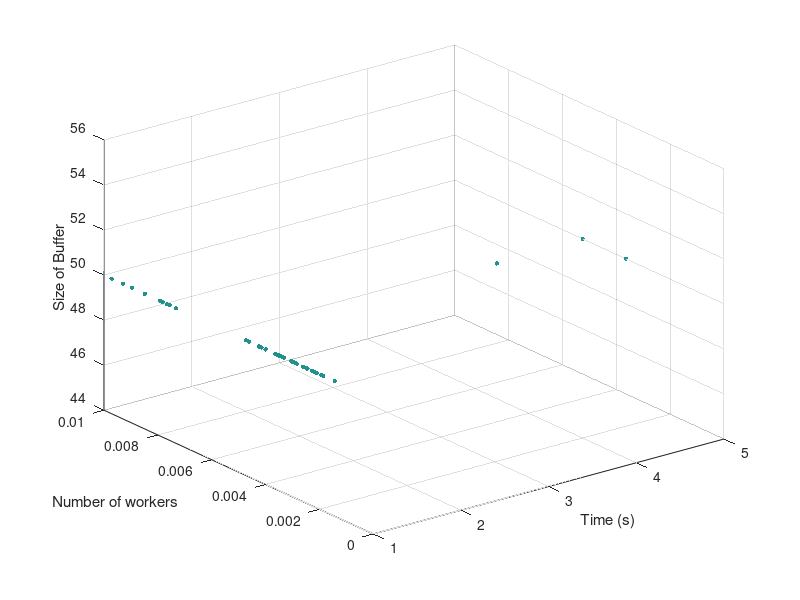
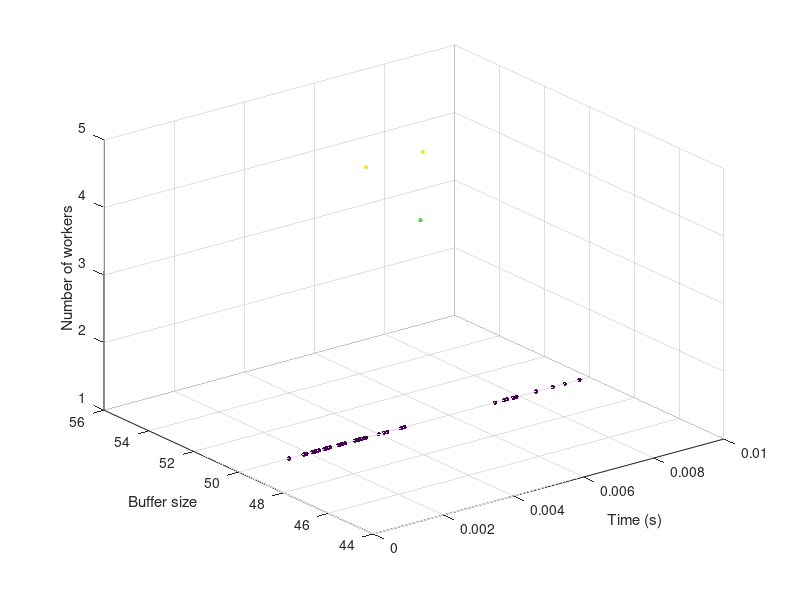
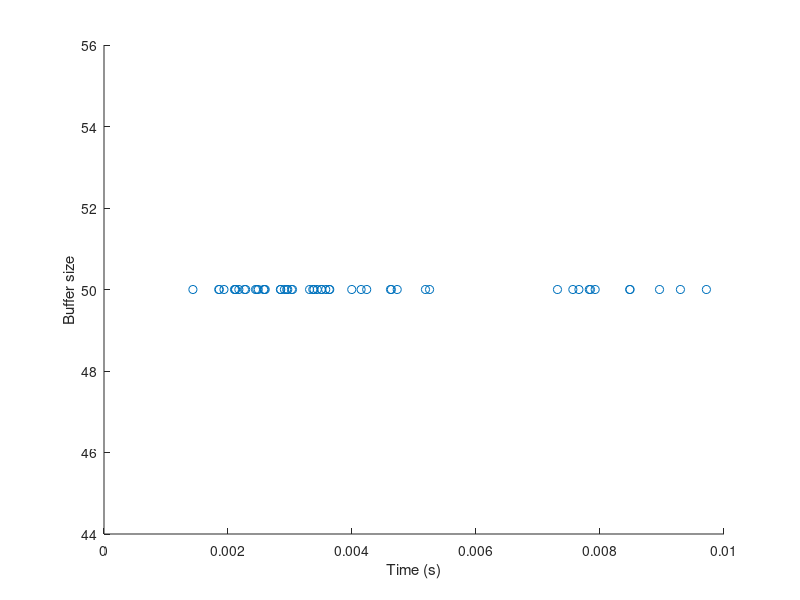

Source code (MATLAB) for these figures, in order:
stats = load('client_stats.dat');

buffersize = sortrows(stats, [2 4]);
workers = sortrows(stats, [3 4]);
time = sortrows(stats, 4);

figure(1)
scatter3(workers(:,3), workers(:,4), workers(:,2), 10, workers(:,2), 'filled');
xlabel('Time (s)');
ylabel('Number of workers');
zlabel('Size of Buffer');

saveas( gcf(), 'workers_vs_time_vs_bufsize.png', 'png');

figure(2)
scatter3(buffersize(:,4), buffersize(:,2), buffersize(:,3), 10, buffersize(:,3), 'filled');
xlabel('Time (s)');
ylabel('Buffer size');
zlabel('Number of workers');

saveas( gcf(), 'bufsize_vs_time_vs_workers.png', 'png');

figure(3)
scatter(time(:,4), time(:,2));
xlabel('Time (s)')
ylabel('Buffer size')

saveas( gcf(), 'bufsize_vs_time.png', 'png');

for i = 1:40
    temp = workers(:,3) == i;
    temp = workers(temp, :);
    av = mean(temp(:, 4));
    fprintf('%i workers averages %.5f seconds\n', i, av);
end

exit;